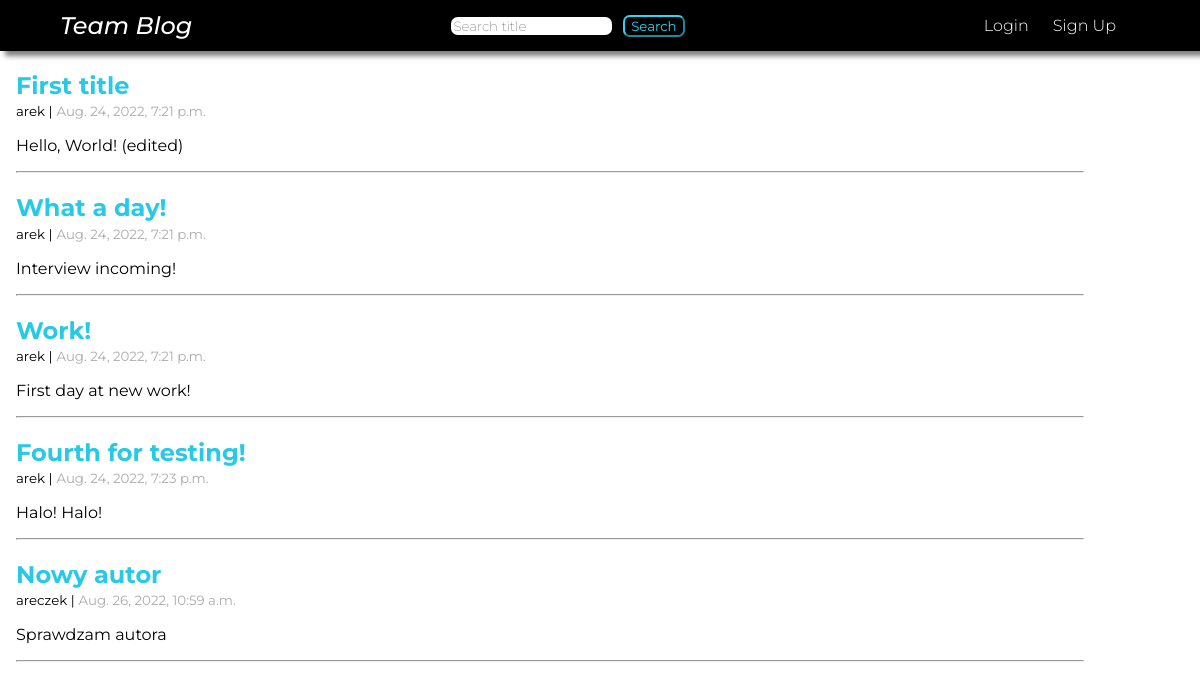
The app's page /, older data.
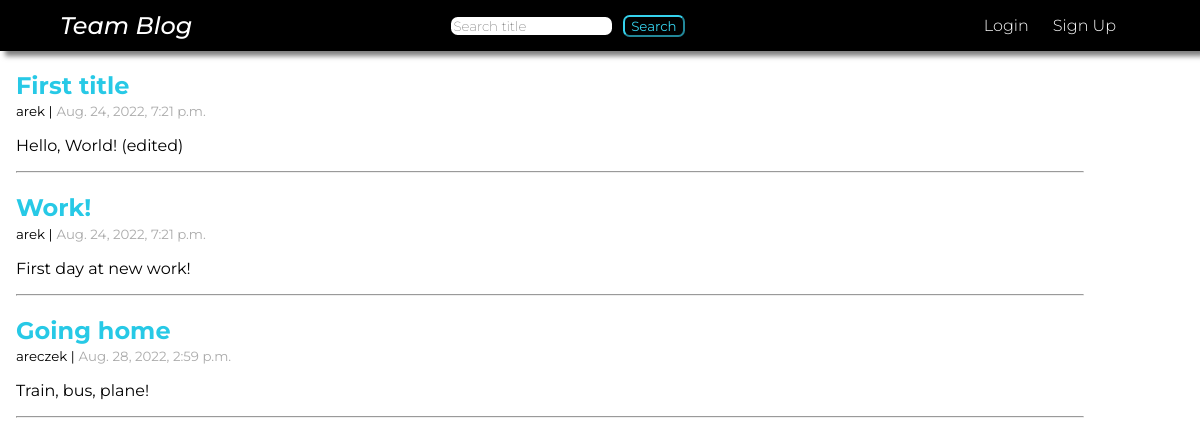
The same page, newer data.
### pages/models.py (models this page shows, shortened)
class Page(models.Model):
    title = models.CharField(max_length=155)
    author = models.ForeignKey("auth.User", on_delete=models.CASCADE)
    body = models.TextField(max_length=255, blank=True)
    created = models.DateTimeField(auto_now_add=True)

### pages/views.py (the view)
# urls.py: path("", PageListView.as_view(), name="home"),
class PageListView(ListView):
    model = Page
    template_name = "home.html"

### templates/home.html
{% extends 'base.html' %}
{% load static %}
{% block content %}
{% for page in page_list %}
    <div class="page-list">
        <h2><a href="{% url 'pages_detail' page.pk %}">{{ page.title }}</a></h2>
        <small>{{ page.author }} |</small>
        <small class="time">{{ page.created }}</small>
        <p>{{ page.body }}</p>
        <hr class="post-separator">
    </div>
{% endfor %}
{% endblock content %}

### templates/base.html (shortened to what this page needs)
{% load static %}
<!DOCTYPE html>
<html lang="en">
<head>
    <link rel="stylesheet" href="{% static 'css/base.css' %}">
</head>
<body>
    <div class="head">
        <header>
            <a class="logo" href="{% url 'home' %}">Team Blog</a>
            <form action="{% url 'search_title' %}" method=POST>
                <input class="nav-search" type='search' placeholder="Search title" autocomplete="off", name="searched">
                <button class="btn-search" type="submit">Search</button>
            </form>
            <nav>
                <ul>
                    {% if user.is_authenticated %}
                        <li>Hello, {{ user.username }}!</li>
                        <li><a href="{% url 'create_post' %}">New Post</a></li>
                        <li><a href="{% url 'logout' %}">Log Out</a></li>
                    {% else %}
                        <li><a href="{% url 'login' %}">Login</a></li>
                        <li><a href="{% url 'signup' %}">Sign Up</a></li>
                     {% endif %}
                 </ul>
             </nav>
        </header>
    </div>
    {% block content %}
    {% endblock content %}
</body>
</html>

### static/css/base.css (style rules this page uses)
body { margin: 0; }
a { text-decoration: none; }
header { display: flex; justify-content: space-between; box-shadow: 5px 5px 5px rgba(0, 0, 0, 0.5); }
h2 { font-family: "Montserrat", sans-serif; font-weight: 500; font-weight: bold; margin-bottom: .1em; }
h2 a { color: rgb(39, 201, 230); text-decoration: double; }
hr { width: 90%; margin-left: 0; margin-right: 0; }
form p, p { font-family: "Montserrat", sans-serif; font-weight: 400; }
.page-list { margin-left: 1em; }
.head { background-color: black; margin: 0; width: 100% }
ul { list-style: none; display: flex; font-family: "Montserrat", sans-serif; font-weight: 300; }
li { color: rgb(53, 210, 237); padding-right: 1.5em; }
li a { color: rgb(255, 255, 255); }
.logo { font-family: "Montserrat", sans-serif; font-weight: 500; font-style: italic; font-size: 1.5rem; text-decoration: none; color: white; }
header { display: flex; justify-content: space-between; align-items: center; padding: 0 5%; }
.nav-search { border-radius: 0.5em; border-style: none; font-family: "Montserrat", sans-serif; font-weight: 200; }
.btn-search { margin-left: .5em; border-radius: 0.5em; border-color: rgb(53, 210, 237); background-color: black; color: rgb(53, 210, 237); font-family: "Montserrat", sans-serif; cursor: pointer; transition: color .2s, background-color .2s; }
.time { color: rgb(171, 171, 171); }
small { font-family: "Montserrat", sans-serif; }

Row changes from the older to the newer data that the page shows:
removed Page: title "What a day!", author "arek", created "Aug. 24, 2022, 7:21 p.m.", body "Interview incoming!"
removed Page: title "Fourth for testing!", author "arek", created "Aug. 24, 2022, 7:23 p.m.", body "Halo! Halo!"
removed Page: title "Nowy autor", author "areczek", created "Aug. 26, 2022, 10:59 a.m.", body "Sprawdzam autora"
added Page: title "Going home", author "areczek", created "Aug. 28, 2022, 2:59 p.m.", body "Train, bus, plane!"
